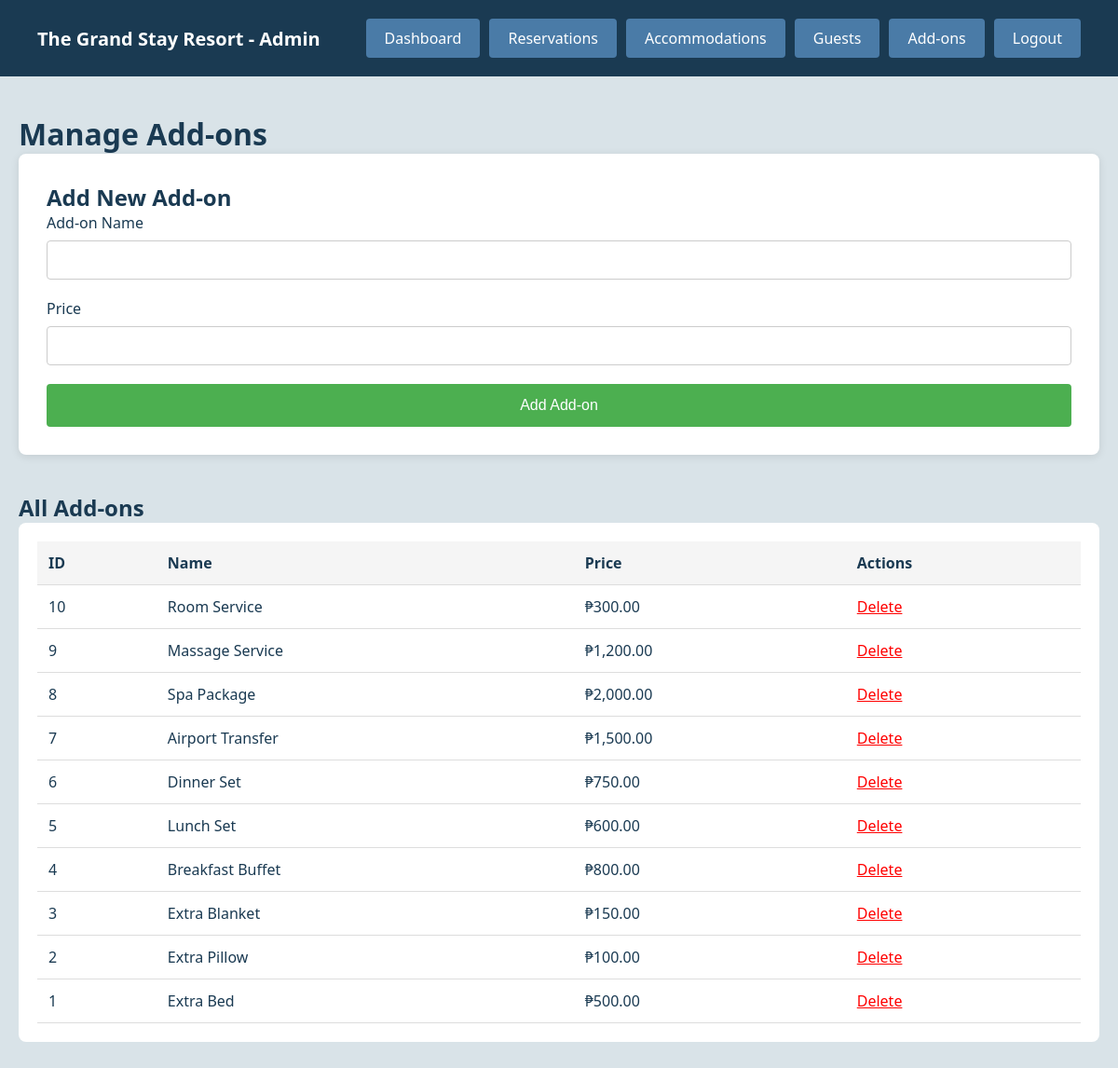
Page /admin/addons.php (signed in) on the committed database.
### tables this page shows
CREATE TABLE `addons` (
  `addon_id` int(11) NOT NULL,
  `name` varchar(50) NOT NULL,
  `price` decimal(10,2) NOT NULL
);

### admin/addons.php (the view, shortened to what this page needs)
<?php
require_once '../config/database.php';
$addons = mysqli_query($conn, "SELECT * FROM addons ORDER BY addon_id DESC");
?>
<!DOCTYPE html>
<html lang="en">
<head>
    <link rel="stylesheet" href="../assets/css/style.css">
</head>
<body>
    <nav class="navbar">
        <div class="brand">The Grand Stay Resort - Admin</div>
        <div class="nav-links">
            <a href="dashboard.php">Dashboard</a>
            <a href="reservations.php">Reservations</a>
            <a href="accommodations.php">Accommodations</a>
            <a href="guests.php">Guests</a>
            <a href="addons.php">Add-ons</a>
            <a href="../logout.php" class="btn-danger">Logout</a>
        </div>
    </nav>
    <div class="container">
        <h1>Manage Add-ons</h1>
        <div class="booking-form" style="margin-bottom: 40px;">
            <h2>Add New Add-on</h2>
            <form method="POST">
                <div class="form-group">
                    <label>Add-on Name</label>
                    <input type="text" name="name" required>
                </div>
                <div class="form-group">
                    <label>Price</label>
                    <input type="number" name="price" step="0.01" min="0" required>
                </div>
                <button type="submit" name="add" class="btn btn-primary">Add Add-on</button>
            </form>
        </div>
        <h2>All Add-ons</h2>
        <div class="table-container">
            <table>
                <thead>
                    <tr>
                        <th>ID</th>
                        <th>Name</th>
                        <th>Price</th>
                        <th>Actions</th>
                    </tr>
                </thead>
                <tbody>
                    <?php while ($addon = mysqli_fetch_assoc($addons)): ?>
                    <tr>
                        <td><?php echo $addon['addon_id']; ?></td>
                        <td><?php echo htmlspecialchars($addon['name']); ?></td>
                        <td>₱<?php echo number_format($addon['price'], 2); ?></td>
                        <td>
                            <a href="?delete=<?php echo $addon['addon_id']; ?>"
                               onclick="return confirm('Delete this add-on?')"
                               style="color: red;">Delete</a>
                        </td>
                    </tr>
                    <?php endwhile; ?>
                </tbody>
            </table>
        </div>
    </div>
</body>
</html>

### assets/css/style.css (style rules this page uses)
* { margin: 0; padding: 0; box-sizing: border-box; }
body { font-family: 'Segoe UI', Tahoma, Geneva, Verdana, sans-serif; background: #d9e3e8; color: #1a3a52; }
.navbar { background: #1a3a52; padding: 20px 40px; display: flex; justify-content: space-between; align-items: center; }
.navbar .brand { color: white; font-size: 20px; font-weight: bold; }
.navbar .nav-links { display: flex; gap: 10px; }
.navbar .nav-links a { color: white; text-decoration: none; padding: 10px 20px; background: #4a7ba7; border-radius: 4px; transition: background 0.3s; }
.container { max-width: 1200px; margin: 0 auto; padding: 40px 20px; }
.form-group { margin-bottom: 20px; }
.form-group label { display: block; margin-bottom: 8px; color: #1a3a52; font-weight: 500; }
.form-group input, .form-group select, .form-group textarea { width: 100%; padding: 12px; border: 1px solid #ccc; border-radius: 4px; font-size: 14px; }
.btn { width: 100%; padding: 14px; border: none; border-radius: 4px; font-size: 16px; cursor: pointer; transition: background 0.3s; }
.btn-primary { background: #4caf50; color: white; }
.btn-danger { background: #dc3545; color: white; }
.table-container { background: white; padding: 20px; border-radius: 8px; overflow-x: auto; }
table { width: 100%; border-collapse: collapse; }
table th, table td { padding: 12px; text-align: left; border-bottom: 1px solid #ddd; }
table th { background: #f5f5f5; font-weight: 600; color: #1a3a52; }
.booking-form { background: white; padding: 30px; border-radius: 8px; box-shadow: 0 2px 10px rgba(0,0,0,0.1); }

### rows in the picture
addons: addon_id "10", name "Room Service", price "300.00"
addons: addon_id "9", name "Massage Service", price "1,200.00"
addons: addon_id "8", name "Spa Package", price "2,000.00"
addons: addon_id "7", name "Airport Transfer", price "1,500.00"
addons: addon_id "6", name "Dinner Set", price "750.00"
addons: addon_id "5", name "Lunch Set", price "600.00"
addons: addon_id "4", name "Breakfast Buffet", price "800.00"
addons: addon_id "3", name "Extra Blanket", price "150.00"
addons: addon_id "2", name "Extra Pillow", price "100.00"
addons: addon_id "1", name "Extra Bed", price "500.00"
